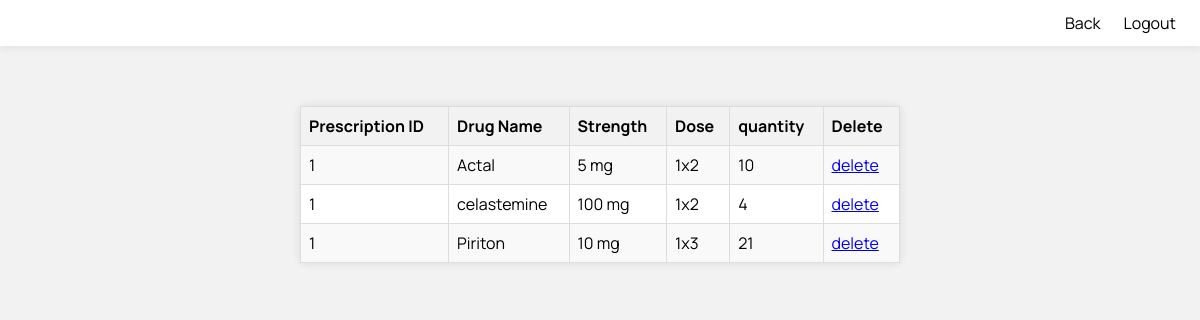
/view_medicine.php?pres_id=1, run on the app's committed database.
### tables this page shows
CREATE TABLE `prescription` (
  `pres_id` int(5) NOT NULL,
  `drug_name` varchar(255) NOT NULL,
  `strength` varchar(15) NOT NULL,
  `dose` varchar(15) NOT NULL,
  `quantity` varchar(5) NOT NULL
);

### view_medicine.php (the view, shortened to what this page needs)
<?php
    include("db_connect.php");
    $pres_id=$_GET["pres_id"];
    $query=mysqli_query($con,"select * from prescription where pres_id='$pres_id';");
?>
<html>
    <head>
    </head>
    <body>
        <nav>
            <a href="view_customer.php">Back</a>
            <a href="index.php">Logout</a>
        </nav>
        <table cellspacing="3">
            <tr>
                <th>Prescription ID</th>
                <th>Drug Name</th>
                <th>Strength</th>
                <th>Dose</th>
                <th>quantity</th>
                <th>Delete</th>
            </tr>
            <?php
                while($row=mysqli_fetch_array($query)){
                    echo "<tr>";
                    echo "<td>".$row["pres_id"]."</td>";
                    echo "<td>".$row["drug_name"]."</td>";
                    echo "<td>".$row["strength"]."</td>";
                    echo "<td>".$row["dose"]."</td>";
                    echo "<td>".$row["quantity"]."</td>";
                    echo "<td><a href='delete_medicine.php?pres_id=".$pres_id."&drug_name=".$row["drug_name"]."'>delete</a></td>";
                    echo "</tr>";
                }
            ?>
        </table>
    </body>
</html>

### view_medicine.php (style rules this page uses)
* { box-sizing: border-box; font-family: "manrope","sans-serif"; }
body { background-color: #f2f2f2; margin: 0; }
nav { display: flex; justify-content: right; padding: 1% 2%; background-color: white; box-shadow: 0px 0px 10px 0px rgba(0,0,0,0.1); }
nav > a { text-decoration: none; color: black; padding-left: 2%; }
table { box-shadow: 0px 0px 10px 0px rgba(0,0,0,0.1); background-color: white; margin: 5% auto; border-radius: 5px; padding: 2%; width: 50%; border-collapse: collapse; border: 1px solid #ddd; }
table th, table td { border: 1px solid #ddd; padding: 8px; }
table th { background-color: #f2f2f2; text-align: left; }
table tbody tr:nth-child(even) { background-color: #f9f9f9; }

### data on the page
prescription: pres "1", drug_name "Actal", strength "5 mg", dose "1x2", quantity "10"
prescription: pres "1", drug_name "celastemine", strength "100 mg", dose "1x2", quantity "4"
prescription: pres "1", drug_name "Piriton", strength "10 mg", dose "1x3", quantity "21"
